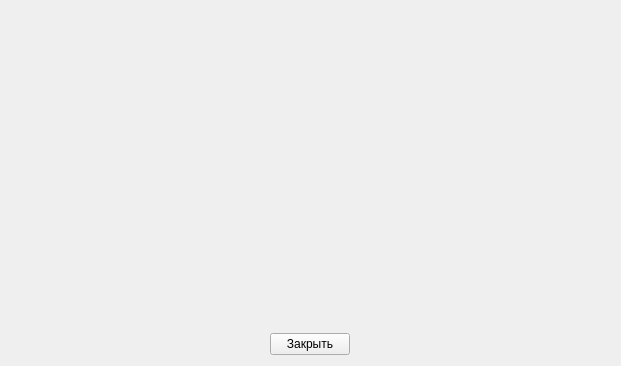
<?xml version="1.0" encoding="UTF-8"?>
<ui version="4.0">
 <class>aboutDialog</class>
 <widget class="QWidget" name="aboutDialog">
  <property name="geometry">
   <rect>
    <x>0</x>
    <y>0</y>
    <width>621</width>
    <height>366</height>
   </rect>
  </property>
  <property name="windowTitle">
   <string>О программе</string>
  </property>
  <property name="windowIcon">
   <iconset resource="img.qrc">
    <normaloff>:/new/prefix1/img/IM_24_blue.png</normaloff>:/new/prefix1/img/IM_24_blue.png</iconset>
  </property>
  <layout class="QVBoxLayout" name="verticalLayout">
   <item>
    <widget class="QLabel" name="label">
     <property name="frameShape">
      <enum>QFrame::NoFrame</enum>
     </property>
     <property name="frameShadow">
      <enum>QFrame::Plain</enum>
     </property>
     <property name="lineWidth">
      <number>1</number>
     </property>
     <property name="text">
      <string/>
     </property>
     <property name="pixmap">
      <pixmap resource="img.qrc">:/new/prefix1/img/zastavka2.png</pixmap>
     </property>
    </widget>
   </item>
   <item alignment="Qt::AlignHCenter">
    <widget class="QPushButton" name="pushButton">
     <property name="sizePolicy">
      <sizepolicy hsizetype="Fixed" vsizetype="Fixed">
       <horstretch>0</horstretch>
       <verstretch>0</verstretch>
      </sizepolicy>
     </property>
     <property name="focusPolicy">
      <enum>Qt::NoFocus</enum>
     </property>
     <property name="text">
      <string>Закрыть</string>
     </property>
    </widget>
   </item>
  </layout>
 </widget>
 <resources>
  <include location="img.qrc"/>
 </resources>
 <connections/>
</ui>
